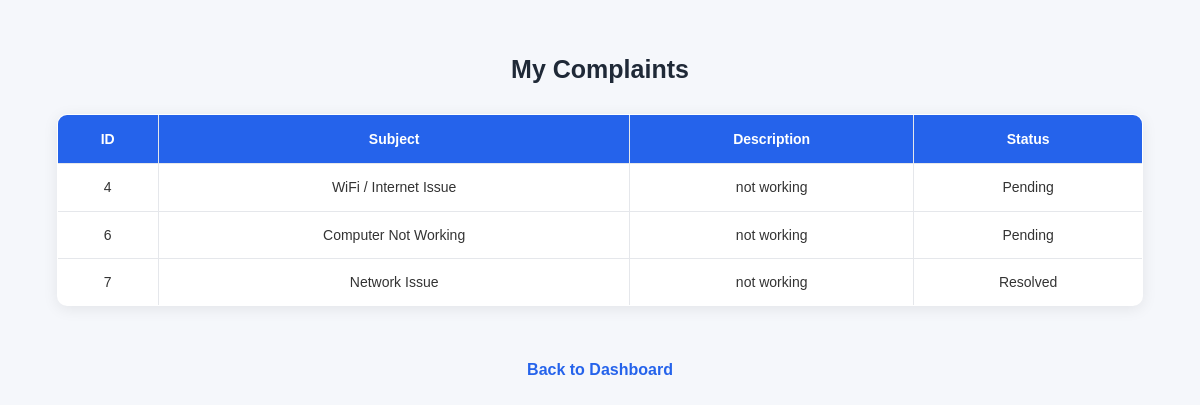
The page /view_complaints.php (signed in) on the database its author committed.
### tables this page shows
CREATE TABLE `complaints` (
  `id` int(11) NOT NULL,
  `complaint_no` varchar(20) DEFAULT NULL,
  `name` varchar(100) DEFAULT NULL,
  `email` varchar(100) DEFAULT NULL,
  `user_id` int(11) NOT NULL,
  `subject` varchar(200) NOT NULL,
  `description` text NOT NULL,
  `category` varchar(50) DEFAULT 'General',
  `priority` enum('Low','Medium','High') DEFAULT 'Medium',
  `assigned_to` varchar(100) DEFAULT NULL,
  `admin_remarks` text DEFAULT NULL,
  `created_at` timestamp NOT NULL DEFAULT current_timestamp(),
  `updated_at` timestamp NOT NULL DEFAULT current_timestamp() ON UPDATE current_timestamp(),
  `status` varchar(30) DEFAULT 'Pending'
);

### view_complaints.php (the view, shortened to what this page needs)
<?php
include("db.php");
$user_id = $_SESSION['user_id'];
$sql = "SELECT * FROM complaints WHERE user_id='$user_id'";
$result = mysqli_query($conn,$sql);
?>
<!DOCTYPE html>
<html>
<head>
    <link rel="stylesheet" href="css/style.css">
</head>
<body>
<h2 align="center">My Complaints</h2>
<table border="1" align="center" cellpadding="10">
<tr>
    <th>ID</th>
    <th>Subject</th>
    <th>Description</th>
    <th>Status</th>
</tr>
<?php
while($row=mysqli_fetch_assoc($result))
{
?>
<tr>
<td><?php echo $row['id']; ?></td>
<td><?php echo $row['subject']; ?></td>
<td><?php echo $row['description']; ?></td>
<td><?php echo $row['status']; ?></td>
</tr>
<?php
}
?>
</table>
<br>
<center>
<a href="dashboard.php">Back to Dashboard</a>
</center>
</body>
</html>

### style.css (style rules this page uses)
body { font-family: Arial, Helvetica, sans-serif; background-color: #f5f7fb; color: #333333; line-height: 1.6; padding: 20px; }
h1, h2, h3 { text-align: center; color: #1f2937; }
h2 { font-size: 25px; margin-bottom: 18px; }
a { text-decoration: none; color: #2563eb; font-weight: 600; transition: 0.3s; }
table { width: 95%; margin: 25px auto; border-collapse: collapse; background-color: #ffffff; border-radius: 10px; overflow: hidden; box-shadow: 0 3px 15px rgba(0, 0, 0, 0.08); }
th { background-color: #2563eb; color: #ffffff; padding: 13px 10px; text-align: center; font-size: 14px; }
td { padding: 12px 10px; text-align: center; border-bottom: 1px solid #e5e7eb; font-size: 14px; }
table, th, td { border: 1px solid #e5e7eb; }

### rows shown on the page
complaints: id "4", subject "WiFi / Internet Issue", description "not working", status "Pending"
complaints: id "6", subject "Computer Not Working", description "not working", status "Pending"
complaints: id "7", subject "Network Issue", description "not working", status "Resolved"
